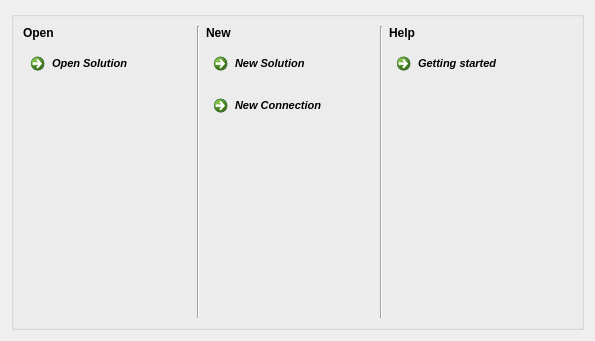
<?xml version="1.0" encoding="UTF-8"?>
<ui version="4.0">
 <class>MainWindowButtonDialog</class>
 <widget class="QDialog" name="MainWindowButtonDialog">
  <property name="geometry">
   <rect>
    <x>0</x>
    <y>0</y>
    <width>595</width>
    <height>341</height>
   </rect>
  </property>
  <property name="minimumSize">
   <size>
    <width>400</width>
    <height>300</height>
   </size>
  </property>
  <property name="maximumSize">
   <size>
    <width>600</width>
    <height>400</height>
   </size>
  </property>
  <property name="windowTitle">
   <string>Dialog</string>
  </property>
  <property name="styleSheet">
   <string notr="true">QDialog { qlineargradient(spread:pad, x1:0, y1:0, x2:1, y2:0, stop:0 rgba(0, 0, 0, 255), stop:1 rgba(255, 255, 255, 255)) }</string>
  </property>
  <property name="modal">
   <bool>true</bool>
  </property>
  <layout class="QVBoxLayout" name="verticalLayout_3">
   <item>
    <widget class="QGroupBox" name="groupBox">
     <property name="title">
      <string/>
     </property>
     <property name="flat">
      <bool>false</bool>
     </property>
     <layout class="QHBoxLayout" name="horizontalLayout">
      <item>
       <layout class="QVBoxLayout" name="verticalLayout">
        <item>
         <widget class="QLabel" name="label_2">
          <property name="font">
           <font>
            <weight>75</weight>
            <bold>true</bold>
           </font>
          </property>
          <property name="text">
           <string>Open</string>
          </property>
         </widget>
        </item>
        <item>
         <widget class="QCommandLinkButton" name="btnOpen">
          <property name="font">
           <font>
            <family>Segoe UI</family>
            <pointsize>8</pointsize>
            <italic>true</italic>
            <kerning>true</kerning>
           </font>
          </property>
          <property name="text">
           <string>Open Solution</string>
          </property>
          <property name="icon">
           <iconset resource="dbm.qrc">
            <normaloff>:/images/actions/images/big/bigfileopen.png</normaloff>:/images/actions/images/big/bigfileopen.png</iconset>
          </property>
          <property name="autoDefault">
           <bool>false</bool>
          </property>
         </widget>
        </item>
        <item>
         <spacer name="verticalSpacer">
          <property name="orientation">
           <enum>Qt::Vertical</enum>
          </property>
          <property name="sizeHint" stdset="0">
           <size>
            <width>20</width>
            <height>40</height>
           </size>
          </property>
         </spacer>
        </item>
       </layout>
      </item>
      <item>
       <widget class="Line" name="line_2">
        <property name="orientation">
         <enum>Qt::Vertical</enum>
        </property>
       </widget>
      </item>
      <item>
       <layout class="QVBoxLayout" name="verticalLayout_2">
        <item>
         <widget class="QLabel" name="label_6">
          <property name="font">
           <font>
            <weight>75</weight>
            <bold>true</bold>
           </font>
          </property>
          <property name="text">
           <string>New</string>
          </property>
         </widget>
        </item>
        <item>
         <widget class="QCommandLinkButton" name="btnNew">
          <property name="font">
           <font>
            <family>Segoe UI</family>
            <pointsize>8</pointsize>
            <italic>true</italic>
            <kerning>true</kerning>
           </font>
          </property>
          <property name="text">
           <string>New Solution</string>
          </property>
          <property name="icon">
           <iconset resource="dbm.qrc">
            <normaloff>:/images/actions/images/big/bigfilenew.png</normaloff>:/images/actions/images/big/bigfilenew.png</iconset>
          </property>
          <property name="autoDefault">
           <bool>false</bool>
          </property>
         </widget>
        </item>
        <item>
         <widget class="QCommandLinkButton" name="btnNewConnection">
          <property name="font">
           <font>
            <family>Segoe UI</family>
            <pointsize>8</pointsize>
            <italic>true</italic>
            <kerning>true</kerning>
           </font>
          </property>
          <property name="text">
           <string>New Connection</string>
          </property>
          <property name="icon">
           <iconset resource="dbm.qrc">
            <normaloff>:/images/actions/images/actions/new_dbconn.png</normaloff>:/images/actions/images/actions/new_dbconn.png</iconset>
          </property>
          <property name="autoDefault">
           <bool>false</bool>
          </property>
         </widget>
        </item>
        <item>
         <spacer name="verticalSpacer_2">
          <property name="orientation">
           <enum>Qt::Vertical</enum>
          </property>
          <property name="sizeHint" stdset="0">
           <size>
            <width>20</width>
            <height>40</height>
           </size>
          </property>
         </spacer>
        </item>
       </layout>
      </item>
      <item>
       <widget class="Line" name="line">
        <property name="orientation">
         <enum>Qt::Vertical</enum>
        </property>
       </widget>
      </item>
      <item>
       <layout class="QVBoxLayout" name="verticalLayout_4">
        <item>
         <widget class="QLabel" name="label_3">
          <property name="font">
           <font>
            <weight>75</weight>
            <bold>true</bold>
           </font>
          </property>
          <property name="text">
           <string>Help</string>
          </property>
         </widget>
        </item>
        <item>
         <widget class="QCommandLinkButton" name="btnHelp">
          <property name="font">
           <font>
            <family>Segoe UI</family>
            <pointsize>8</pointsize>
            <italic>true</italic>
            <kerning>true</kerning>
           </font>
          </property>
          <property name="text">
           <string>Getting started</string>
          </property>
          <property name="icon">
           <iconset resource="dbm.qrc">
            <normaloff>:/images/actions/images/small/help.png</normaloff>:/images/actions/images/small/help.png</iconset>
          </property>
          <property name="autoDefault">
           <bool>false</bool>
          </property>
         </widget>
        </item>
        <item>
         <spacer name="verticalSpacer_3">
          <property name="orientation">
           <enum>Qt::Vertical</enum>
          </property>
          <property name="sizeHint" stdset="0">
           <size>
            <width>20</width>
            <height>40</height>
           </size>
          </property>
         </spacer>
        </item>
       </layout>
      </item>
      <item>
       <spacer name="horizontalSpacer">
        <property name="orientation">
         <enum>Qt::Horizontal</enum>
        </property>
        <property name="sizeHint" stdset="0">
         <size>
          <width>40</width>
          <height>20</height>
         </size>
        </property>
       </spacer>
      </item>
     </layout>
    </widget>
   </item>
  </layout>
 </widget>
 <resources>
  <include location="dbm.qrc"/>
 </resources>
 <connections>
  <connection>
   <sender>MainWindowButtonDialog</sender>
   <signal>rejected()</signal>
   <receiver>MainWindowButtonDialog</receiver>
   <slot>onCloseWindow()</slot>
   <hints>
    <hint type="sourcelabel">
     <x>199</x>
     <y>149</y>
    </hint>
    <hint type="destinationlabel">
     <x>199</x>
     <y>149</y>
    </hint>
   </hints>
  </connection>
  <connection>
   <sender>btnOpen</sender>
   <signal>clicked()</signal>
   <receiver>MainWindowButtonDialog</receiver>
   <slot>onOpenProject()</slot>
   <hints>
    <hint type="sourcelabel">
     <x>178</x>
     <y>65</y>
    </hint>
    <hint type="destinationlabel">
     <x>444</x>
     <y>295</y>
    </hint>
   </hints>
  </connection>
  <connection>
   <sender>btnNew</sender>
   <signal>clicked()</signal>
   <receiver>MainWindowButtonDialog</receiver>
   <slot>onNewProject()</slot>
   <hints>
    <hint type="sourcelabel">
     <x>300</x>
     <y>66</y>
    </hint>
    <hint type="destinationlabel">
     <x>297</x>
     <y>170</y>
    </hint>
   </hints>
  </connection>
  <connection>
   <sender>btnNewConnection</sender>
   <signal>clicked()</signal>
   <receiver>MainWindowButtonDialog</receiver>
   <slot>onNewConnection()</slot>
   <hints>
    <hint type="sourcelabel">
     <x>298</x>
     <y>123</y>
    </hint>
    <hint type="destinationlabel">
     <x>297</x>
     <y>170</y>
    </hint>
   </hints>
  </connection>
  <connection>
   <sender>btnHelp</sender>
   <signal>clicked()</signal>
   <receiver>MainWindowButtonDialog</receiver>
   <slot>onHelp()</slot>
   <hints>
    <hint type="sourcelabel">
     <x>484</x>
     <y>77</y>
    </hint>
    <hint type="destinationlabel">
     <x>297</x>
     <y>170</y>
    </hint>
   </hints>
  </connection>
 </connections>
 <slots>
  <slot>onNewProject()</slot>
  <slot>onCloseWindow()</slot>
  <slot>onOpenProject()</slot>
  <slot>onNewConnection()</slot>
  <slot>onHelp()</slot>
 </slots>
</ui>
